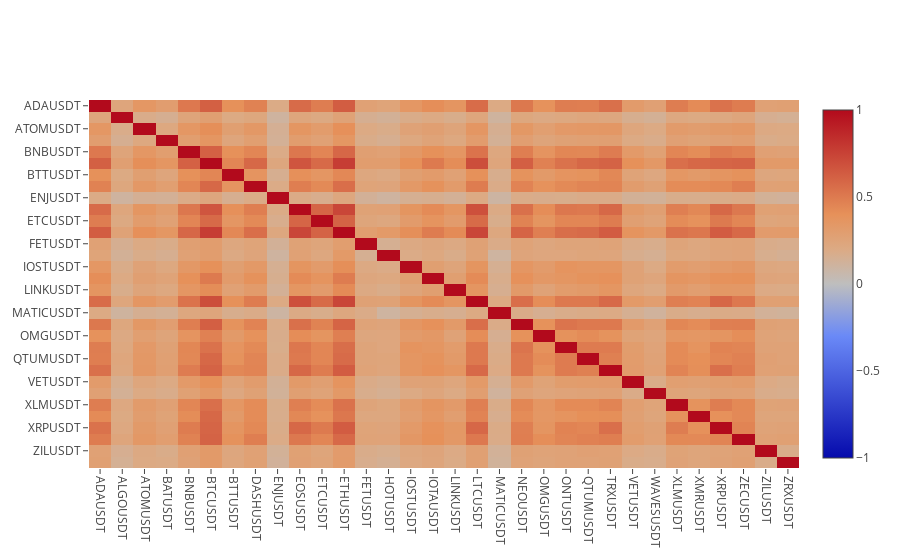
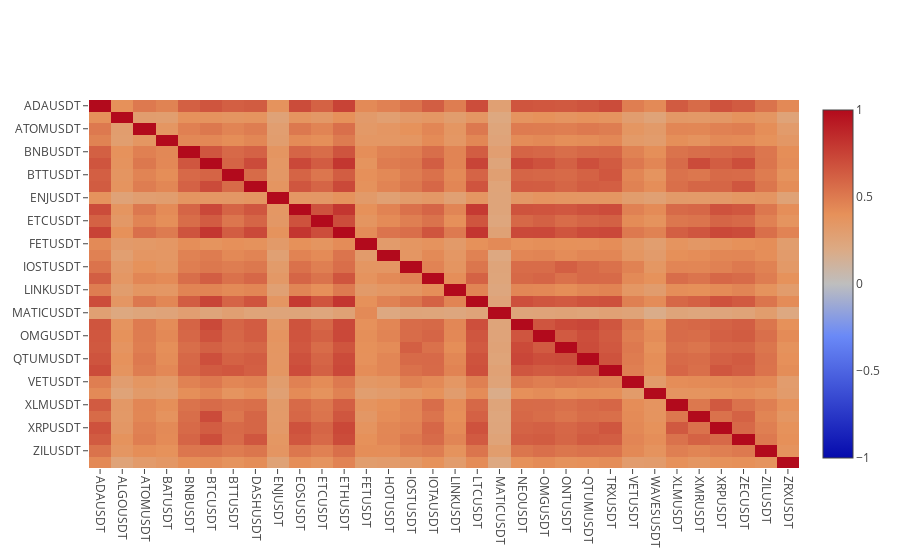
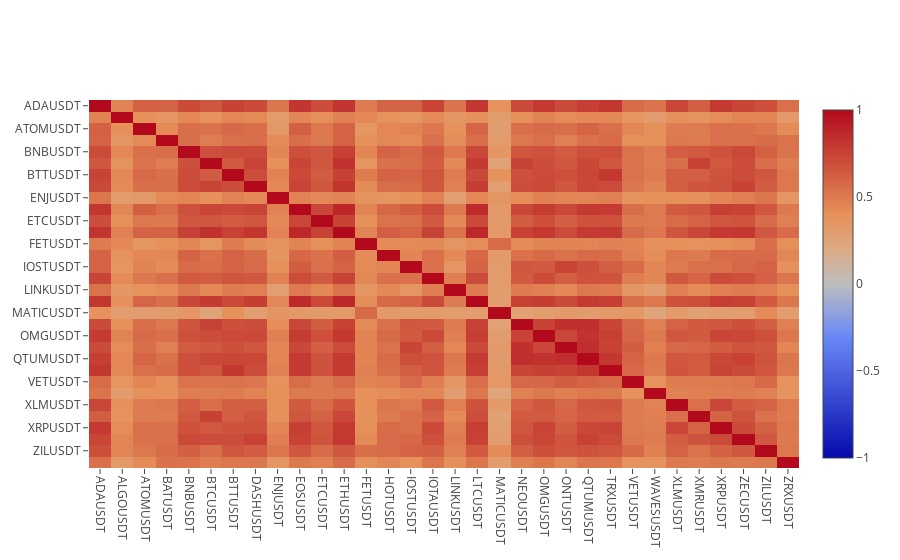

Notebook cell for these charts, in order:
### Markdown cell above
#### Cross-sectional correlations

The returns become more correlated when the lookback is bigger (as expected)., we can observe some coins which seem more isolated

### Code cell
plt.plot_corr_heatmap(st.cross_correlation(data, 'r5'))
plt.plot_corr_heatmap(st.cross_correlation(data, 'r60'))
plt.plot_corr_heatmap(st.cross_correlation(data, 'r720'))

### Figure 1 — Plotly figure (JSON) as saved in the notebook; plotly's stock layout.template omitted (floating-point values rounded to 4 significant figures; data arrays with more than 128 entries replaced by an {"elided": "..."} marker saying what was removed)
{"data": [{"colorscale": "RdBu", "type": "heatmap", "uid": "dd96072f-e7d5-49f9-99c6-72f88388f639", "x": ["ADAUSDT", "ALGOUSDT", "ATOMUSDT", "BATUSDT", "BNBUSDT", "BTCUSDT", "BTTUSDT", "DASHUSDT", "ENJUSDT", "EOSUSDT", "ETCUSDT", "ETHUSDT", "FETUSDT", "HOTUSDT", "IOSTUSDT", "IOTAUSDT", "LINKUSDT", "LTCUSDT", "MATICUSDT", "NEOUSDT", "OMGUSDT", "ONTUSDT", "QTUMUSDT", "TRXUSDT", "VETUSDT", "WAVESUSDT", "XLMUSDT", "XMRUSDT", "XRPUSDT", "ZECUSDT", "ZILUSDT", "ZRXUSDT"], "y": ["ADAUSDT", "ALGOUSDT", "ATOMUSDT", "BATUSDT", "BNBUSDT", "BTCUSDT", "BTTUSDT", "DASHUSDT", "ENJUSDT", "EOSUSDT", "ETCUSDT", "ETHUSDT", "FETUSDT", "HOTUSDT", "IOSTUSDT", "IOTAUSDT", "LINKUSDT", "LTCUSDT", "MATICUSDT", "NEOUSDT", "OMGUSDT", "ONTUSDT", "QTUMUSDT", "TRXUSDT", "VETUSDT", "WAVESUSDT", "XLMUSDT", "XMRUSDT", "XRPUSDT", "ZECUSDT", "ZILUSDT", "ZRXUSDT"], "z": {"elided": "32x32 float values"}, "zmax": 1, "zmin": -1}], "layout": {"autosize": true, "xaxis": {"automargin": true, "side": "bottom", "tickangle": 90}, "yaxis": {"automargin": true, "autorange": "reversed"}}}

### Figure 2 — Plotly figure (JSON) as saved in the notebook; plotly's stock layout.template omitted (floating-point values rounded to 4 significant figures; data arrays with more than 128 entries replaced by an {"elided": "..."} marker saying what was removed)
{"data": [{"colorscale": "RdBu", "type": "heatmap", "uid": "ab4fcbe5-2883-48b5-851e-320f63f918bc", "x": ["ADAUSDT", "ALGOUSDT", "ATOMUSDT", "BATUSDT", "BNBUSDT", "BTCUSDT", "BTTUSDT", "DASHUSDT", "ENJUSDT", "EOSUSDT", "ETCUSDT", "ETHUSDT", "FETUSDT", "HOTUSDT", "IOSTUSDT", "IOTAUSDT", "LINKUSDT", "LTCUSDT", "MATICUSDT", "NEOUSDT", "OMGUSDT", "ONTUSDT", "QTUMUSDT", "TRXUSDT", "VETUSDT", "WAVESUSDT", "XLMUSDT", "XMRUSDT", "XRPUSDT", "ZECUSDT", "ZILUSDT", "ZRXUSDT"], "y": ["ADAUSDT", "ALGOUSDT", "ATOMUSDT", "BATUSDT", "BNBUSDT", "BTCUSDT", "BTTUSDT", "DASHUSDT", "ENJUSDT", "EOSUSDT", "ETCUSDT", "ETHUSDT", "FETUSDT", "HOTUSDT", "IOSTUSDT", "IOTAUSDT", "LINKUSDT", "LTCUSDT", "MATICUSDT", "NEOUSDT", "OMGUSDT", "ONTUSDT", "QTUMUSDT", "TRXUSDT", "VETUSDT", "WAVESUSDT", "XLMUSDT", "XMRUSDT", "XRPUSDT", "ZECUSDT", "ZILUSDT", "ZRXUSDT"], "z": {"elided": "32x32 float values"}, "zmax": 1, "zmin": -1}], "layout": {"autosize": true, "xaxis": {"automargin": true, "side": "bottom", "tickangle": 90}, "yaxis": {"automargin": true, "autorange": "reversed"}}}

### Figure 3 — Plotly figure (JSON) as saved in the notebook; plotly's stock layout.template omitted (floating-point values rounded to 4 significant figures; data arrays with more than 128 entries replaced by an {"elided": "..."} marker saying what was removed)
{"data": [{"colorscale": "RdBu", "type": "heatmap", "uid": "64841220-e12c-441d-8359-4cd5e31f80cf", "x": ["ADAUSDT", "ALGOUSDT", "ATOMUSDT", "BATUSDT", "BNBUSDT", "BTCUSDT", "BTTUSDT", "DASHUSDT", "ENJUSDT", "EOSUSDT", "ETCUSDT", "ETHUSDT", "FETUSDT", "HOTUSDT", "IOSTUSDT", "IOTAUSDT", "LINKUSDT", "LTCUSDT", "MATICUSDT", "NEOUSDT", "OMGUSDT", "ONTUSDT", "QTUMUSDT", "TRXUSDT", "VETUSDT", "WAVESUSDT", "XLMUSDT", "XMRUSDT", "XRPUSDT", "ZECUSDT", "ZILUSDT", "ZRXUSDT"], "y": ["ADAUSDT", "ALGOUSDT", "ATOMUSDT", "BATUSDT", "BNBUSDT", "BTCUSDT", "BTTUSDT", "DASHUSDT", "ENJUSDT", "EOSUSDT", "ETCUSDT", "ETHUSDT", "FETUSDT", "HOTUSDT", "IOSTUSDT", "IOTAUSDT", "LINKUSDT", "LTCUSDT", "MATICUSDT", "NEOUSDT", "OMGUSDT", "ONTUSDT", "QTUMUSDT", "TRXUSDT", "VETUSDT", "WAVESUSDT", "XLMUSDT", "XMRUSDT", "XRPUSDT", "ZECUSDT", "ZILUSDT", "ZRXUSDT"], "z": {"elided": "32x32 float values"}, "zmax": 1, "zmin": -1}], "layout": {"autosize": true, "xaxis": {"automargin": true, "side": "bottom", "tickangle": 90}, "yaxis": {"automargin": true, "autorange": "reversed"}}}
